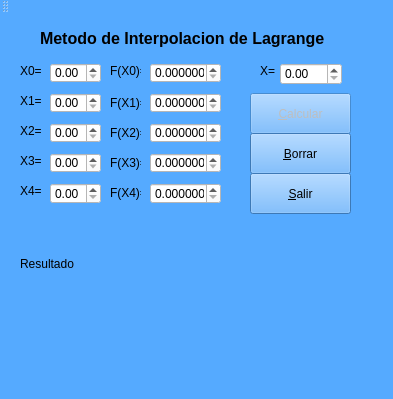
<?xml version="1.0" encoding="UTF-8"?>
<ui version="4.0">
 <class>interpolacion</class>
 <widget class="QMainWindow" name="interpolacion">
  <property name="geometry">
   <rect>
    <x>0</x>
    <y>0</y>
    <width>393</width>
    <height>399</height>
   </rect>
  </property>
  <property name="windowTitle">
   <string>interpolacion</string>
  </property>
  <property name="styleSheet">
   <string notr="true">background-color: rgb(85, 170, 255);
border-color: qlineargradient(spread:pad, x1:0, y1:0, x2:1, y2:0, stop:0 rgba(0, 0, 0, 255), stop:1 rgba(255, 255, 255, 255));</string>
  </property>
  <widget class="QWidget" name="centralWidget">
   <widget class="QDoubleSpinBox" name="X1">
    <property name="geometry">
     <rect>
      <x>50</x>
      <y>80</y>
      <width>51</width>
      <height>20</height>
     </rect>
    </property>
    <property name="styleSheet">
     <string notr="true">background-color: rgb(255, 255, 255);</string>
    </property>
   </widget>
   <widget class="QDoubleSpinBox" name="X0">
    <property name="geometry">
     <rect>
      <x>50</x>
      <y>50</y>
      <width>51</width>
      <height>20</height>
     </rect>
    </property>
    <property name="styleSheet">
     <string notr="true">background-color: rgb(255, 255, 255);</string>
    </property>
   </widget>
   <widget class="QLabel" name="label">
    <property name="geometry">
     <rect>
      <x>20</x>
      <y>50</y>
      <width>21</width>
      <height>16</height>
     </rect>
    </property>
    <property name="text">
     <string>X0=</string>
    </property>
   </widget>
   <widget class="QLabel" name="label_2">
    <property name="geometry">
     <rect>
      <x>20</x>
      <y>80</y>
      <width>21</width>
      <height>16</height>
     </rect>
    </property>
    <property name="text">
     <string>X1=</string>
    </property>
   </widget>
   <widget class="QLabel" name="label_3">
    <property name="geometry">
     <rect>
      <x>20</x>
      <y>110</y>
      <width>21</width>
      <height>16</height>
     </rect>
    </property>
    <property name="text">
     <string>X2=</string>
    </property>
   </widget>
   <widget class="QDoubleSpinBox" name="X2">
    <property name="geometry">
     <rect>
      <x>50</x>
      <y>110</y>
      <width>51</width>
      <height>20</height>
     </rect>
    </property>
    <property name="styleSheet">
     <string notr="true">background-color: rgb(255, 255, 255);</string>
    </property>
   </widget>
   <widget class="QDoubleSpinBox" name="X3">
    <property name="geometry">
     <rect>
      <x>50</x>
      <y>140</y>
      <width>51</width>
      <height>20</height>
     </rect>
    </property>
    <property name="styleSheet">
     <string notr="true">background-color: rgb(255, 255, 255);</string>
    </property>
   </widget>
   <widget class="QLabel" name="label_4">
    <property name="geometry">
     <rect>
      <x>20</x>
      <y>140</y>
      <width>21</width>
      <height>16</height>
     </rect>
    </property>
    <property name="text">
     <string>X3=</string>
    </property>
   </widget>
   <widget class="QDoubleSpinBox" name="X4">
    <property name="geometry">
     <rect>
      <x>50</x>
      <y>170</y>
      <width>51</width>
      <height>21</height>
     </rect>
    </property>
    <property name="styleSheet">
     <string notr="true">background-color: rgb(255, 255, 255);</string>
    </property>
   </widget>
   <widget class="QLabel" name="label_5">
    <property name="geometry">
     <rect>
      <x>20</x>
      <y>170</y>
      <width>21</width>
      <height>16</height>
     </rect>
    </property>
    <property name="text">
     <string>X4=</string>
    </property>
   </widget>
   <widget class="QLabel" name="label_6">
    <property name="geometry">
     <rect>
      <x>110</x>
      <y>110</y>
      <width>31</width>
      <height>20</height>
     </rect>
    </property>
    <property name="text">
     <string>F(X2)=</string>
    </property>
   </widget>
   <widget class="QLabel" name="label_7">
    <property name="geometry">
     <rect>
      <x>110</x>
      <y>50</y>
      <width>31</width>
      <height>16</height>
     </rect>
    </property>
    <property name="text">
     <string>F(X0)=</string>
    </property>
   </widget>
   <widget class="QLabel" name="label_8">
    <property name="geometry">
     <rect>
      <x>110</x>
      <y>170</y>
      <width>31</width>
      <height>20</height>
     </rect>
    </property>
    <property name="text">
     <string>F(X4)=</string>
    </property>
   </widget>
   <widget class="QDoubleSpinBox" name="fx2">
    <property name="geometry">
     <rect>
      <x>150</x>
      <y>110</y>
      <width>71</width>
      <height>20</height>
     </rect>
    </property>
    <property name="styleSheet">
     <string notr="true">background-color: rgb(255, 255, 255);</string>
    </property>
    <property name="decimals">
     <number>6</number>
    </property>
   </widget>
   <widget class="QDoubleSpinBox" name="fx0">
    <property name="geometry">
     <rect>
      <x>150</x>
      <y>50</y>
      <width>71</width>
      <height>20</height>
     </rect>
    </property>
    <property name="styleSheet">
     <string notr="true">background-color: rgb(255, 255, 255);</string>
    </property>
    <property name="decimals">
     <number>6</number>
    </property>
   </widget>
   <widget class="QDoubleSpinBox" name="fx3">
    <property name="geometry">
     <rect>
      <x>150</x>
      <y>140</y>
      <width>71</width>
      <height>20</height>
     </rect>
    </property>
    <property name="styleSheet">
     <string notr="true">background-color: rgb(255, 255, 255);</string>
    </property>
    <property name="decimals">
     <number>6</number>
    </property>
   </widget>
   <widget class="QDoubleSpinBox" name="fx1">
    <property name="geometry">
     <rect>
      <x>150</x>
      <y>80</y>
      <width>71</width>
      <height>20</height>
     </rect>
    </property>
    <property name="styleSheet">
     <string notr="true">background-color: rgb(255, 255, 255);</string>
    </property>
    <property name="decimals">
     <number>6</number>
    </property>
   </widget>
   <widget class="QLabel" name="label_9">
    <property name="geometry">
     <rect>
      <x>110</x>
      <y>140</y>
      <width>31</width>
      <height>20</height>
     </rect>
    </property>
    <property name="text">
     <string>F(X3)=</string>
    </property>
   </widget>
   <widget class="QDoubleSpinBox" name="fx4">
    <property name="geometry">
     <rect>
      <x>150</x>
      <y>170</y>
      <width>71</width>
      <height>21</height>
     </rect>
    </property>
    <property name="styleSheet">
     <string notr="true">background-color: rgb(255, 255, 255);</string>
    </property>
    <property name="decimals">
     <number>6</number>
    </property>
   </widget>
   <widget class="QLabel" name="label_10">
    <property name="geometry">
     <rect>
      <x>110</x>
      <y>80</y>
      <width>31</width>
      <height>20</height>
     </rect>
    </property>
    <property name="text">
     <string>F(X1)=</string>
    </property>
   </widget>
   <widget class="QLabel" name="label_11">
    <property name="geometry">
     <rect>
      <x>40</x>
      <y>10</y>
      <width>311</width>
      <height>31</height>
     </rect>
    </property>
    <property name="font">
     <font>
      <pointsize>12</pointsize>
      <weight>75</weight>
      <bold>true</bold>
     </font>
    </property>
    <property name="text">
     <string>Metodo de Interpolacion de Lagrange</string>
    </property>
   </widget>
   <widget class="QLabel" name="label_12">
    <property name="geometry">
     <rect>
      <x>260</x>
      <y>50</y>
      <width>21</width>
      <height>16</height>
     </rect>
    </property>
    <property name="text">
     <string>X=</string>
    </property>
   </widget>
   <widget class="QDoubleSpinBox" name="x">
    <property name="geometry">
     <rect>
      <x>280</x>
      <y>50</y>
      <width>62</width>
      <height>22</height>
     </rect>
    </property>
    <property name="styleSheet">
     <string notr="true">background-color: rgb(255, 255, 255);</string>
    </property>
   </widget>
   <widget class="QLabel" name="label_13">
    <property name="geometry">
     <rect>
      <x>20</x>
      <y>240</y>
      <width>71</width>
      <height>21</height>
     </rect>
    </property>
    <property name="text">
     <string>Resultado</string>
    </property>
   </widget>
   <widget class="QLabel" name="Resultado">
    <property name="geometry">
     <rect>
      <x>20</x>
      <y>270</y>
      <width>361</width>
      <height>91</height>
     </rect>
    </property>
    <property name="styleSheet">
     <string notr="true">color: rgb(255, 0, 0);
font: 75 10pt &quot;MS Shell Dlg 2&quot;;</string>
    </property>
    <property name="text">
     <string/>
    </property>
   </widget>
   <widget class="QPushButton" name="calcular">
    <property name="enabled">
     <bool>false</bool>
    </property>
    <property name="geometry">
     <rect>
      <x>250</x>
      <y>80</y>
      <width>101</width>
      <height>41</height>
     </rect>
    </property>
    <property name="text">
     <string>&amp;Calcular</string>
    </property>
   </widget>
   <widget class="QPushButton" name="borrar">
    <property name="geometry">
     <rect>
      <x>250</x>
      <y>120</y>
      <width>101</width>
      <height>41</height>
     </rect>
    </property>
    <property name="text">
     <string>&amp;Borrar</string>
    </property>
   </widget>
   <widget class="QPushButton" name="SALIR">
    <property name="geometry">
     <rect>
      <x>250</x>
      <y>160</y>
      <width>101</width>
      <height>41</height>
     </rect>
    </property>
    <property name="text">
     <string>&amp;Salir</string>
    </property>
   </widget>
  </widget>
  <widget class="QStatusBar" name="statusBar"/>
  <widget class="QToolBar" name="mainToolBar">
   <attribute name="toolBarArea">
    <enum>TopToolBarArea</enum>
   </attribute>
   <attribute name="toolBarBreak">
    <bool>false</bool>
   </attribute>
  </widget>
 </widget>
 <layoutdefault spacing="6" margin="11"/>
 <resources/>
 <connections/>
</ui>
